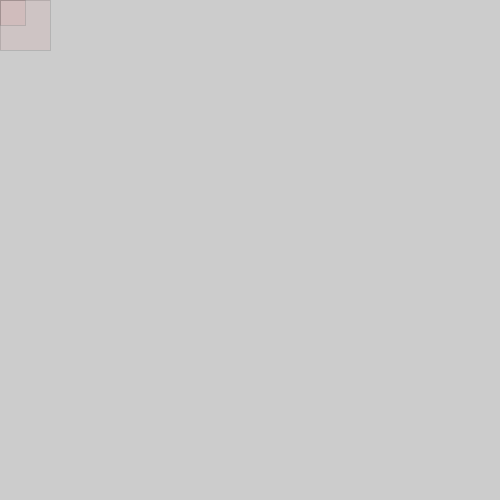
Frame 1 (no input)
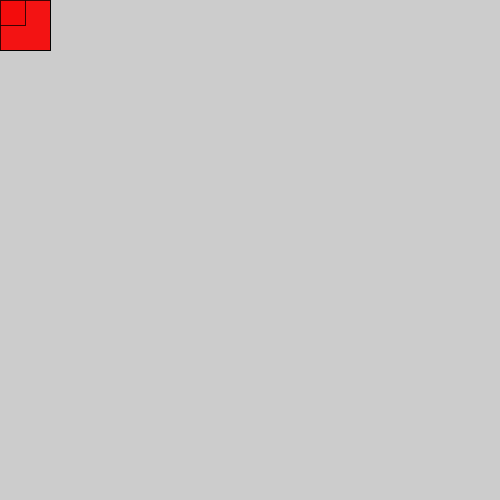
Frame 60 (the mouse pressed at the canvas centre just before this capture)
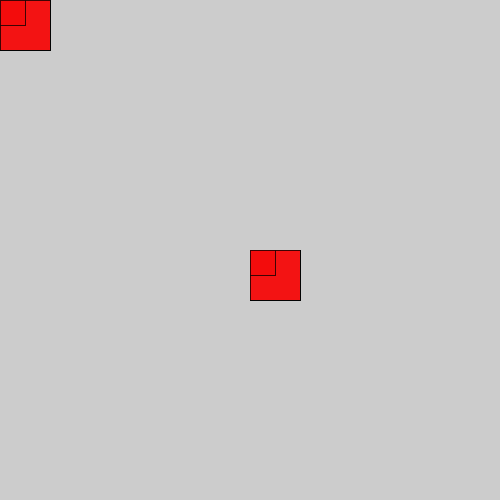
Frame 120 (the mouse held since frame 60 and released just before this capture)

The Processing sketch that drew these frames (run headless with seeded random() and noise(); from frame 60 on, the mouse is pressed at the canvas centre):

// Processing sketch: processing_24801
// ── processing_24801.pde

void setup()
{
  size(500, 500);
  smooth();
  
}
void draw()
{
  fill(255, 0, 0, 10);
  strokeWeight(0.1);
  
  if (mouseButton == LEFT)
  
  fill(255, 100, 0, 8);
  
  if (mouseButton == RIGHT)
  
  fill(255, 230, 0, 8);
  
  rect(mouseX,mouseY, 50, 50);
  rect(mouseX,mouseY, 25, 25);
  
}
